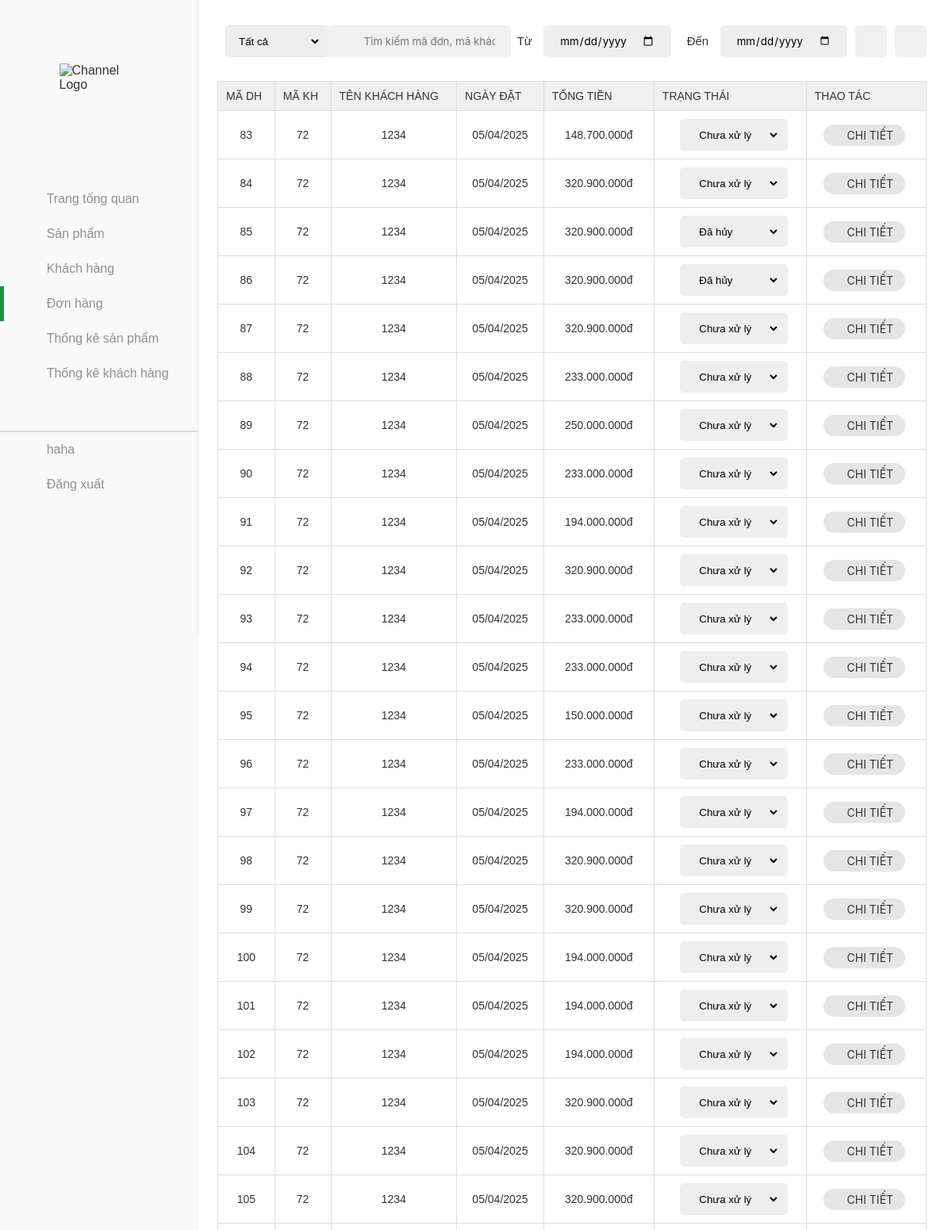
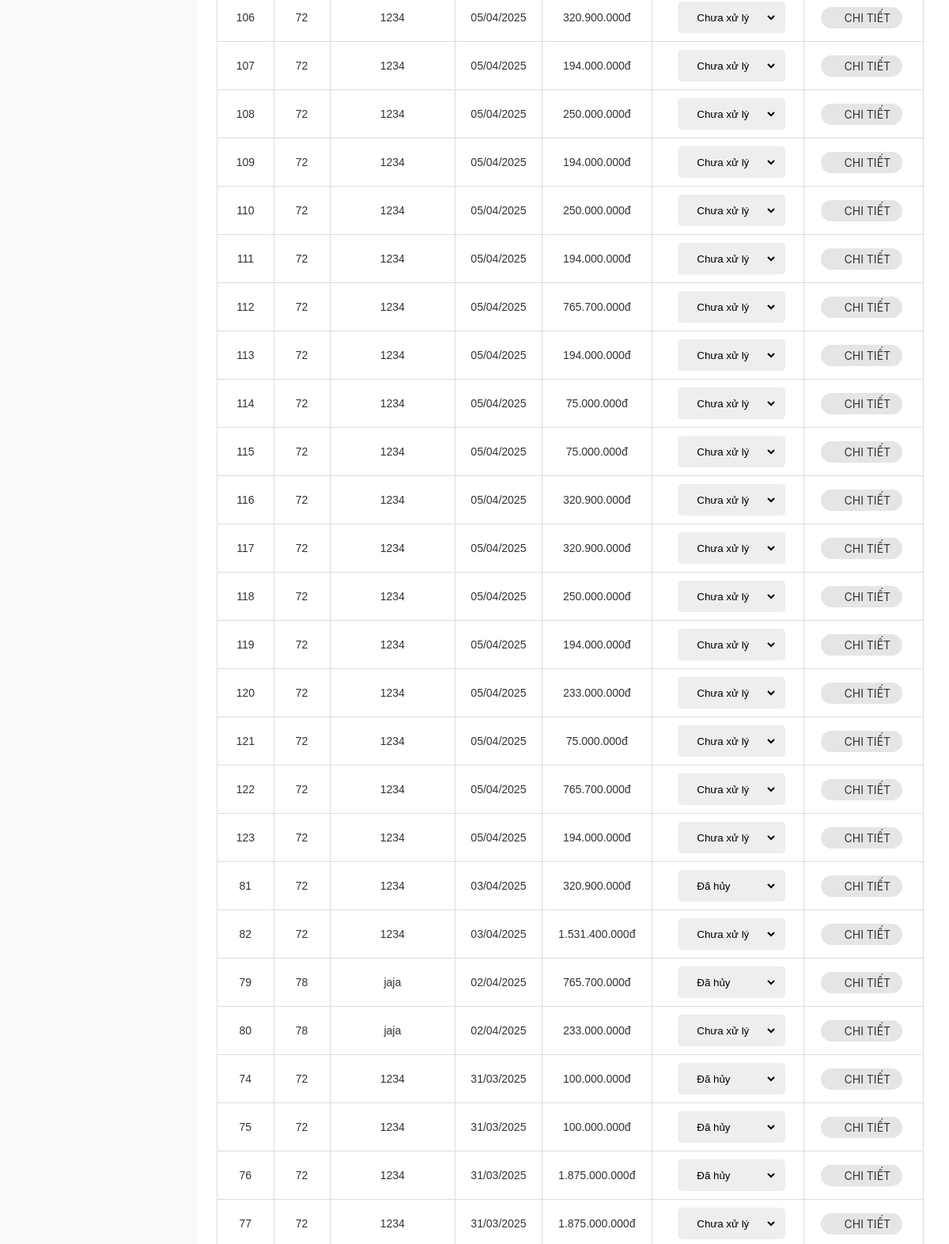
Page /donhang/donhang.php (signed in, upper part) on the earlier database version (2 pictures, top to bottom).
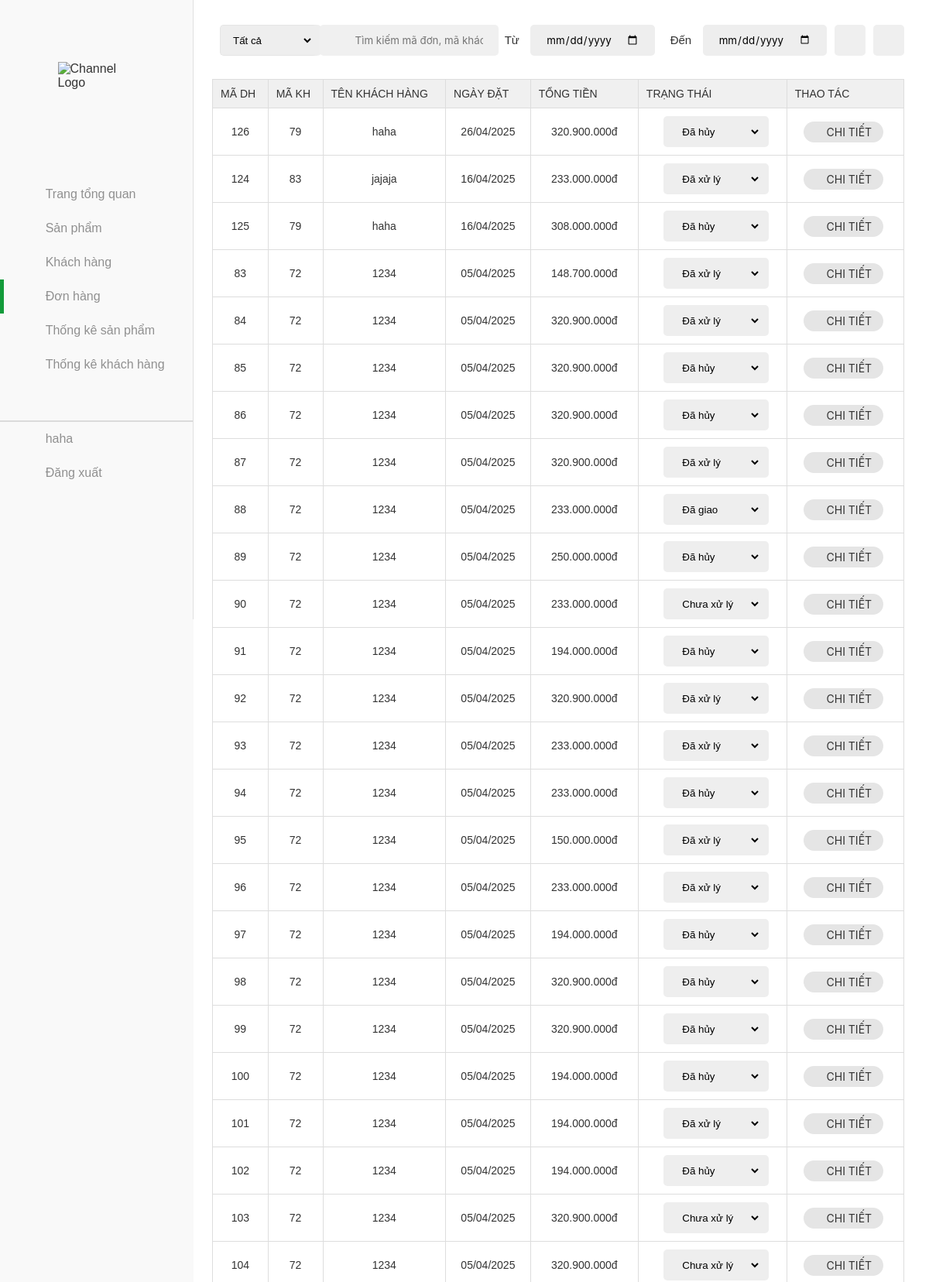
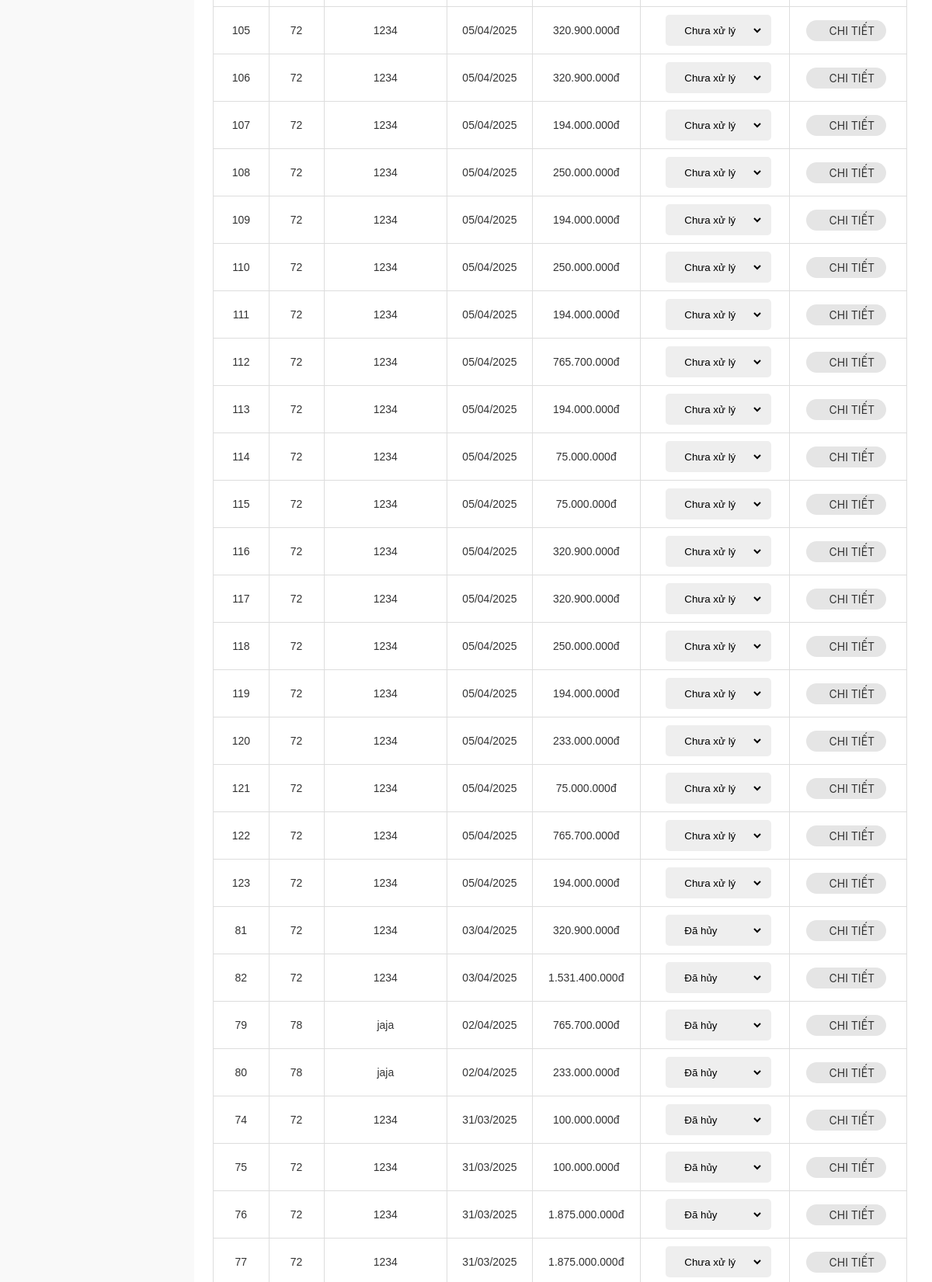
Same page on the later database version (2 pictures, top to bottom).
### tables this page shows
CREATE TABLE `orders` (
  `id` int(11) NOT NULL,
  `customer_id` int(11) NOT NULL,
  `total` varchar(255) DEFAULT NULL,
  `note` text DEFAULT NULL,
  `payment_method` varchar(50) DEFAULT NULL,
  `delivery_type` varchar(50) DEFAULT NULL,
  `created_at` date NOT NULL DEFAULT current_timestamp(),
  `status` enum('chuaxuly','daxuly','dagiao','dahuy') NOT NULL DEFAULT 'chuaxuly',
  `recipient_name` varchar(255) NOT NULL,
  `recipient_phone` varchar(20) NOT NULL,
  `address` varchar(255) NOT NULL
);

CREATE TABLE `customer` (
  `id` int(20) NOT NULL,
  `name` varchar(20) NOT NULL,
  `contact` varchar(11) NOT NULL,
  `joindate` date NOT NULL,
  `status` int(255) NOT NULL,
  `password` varchar(255) NOT NULL,
  `email` varchar(255) NOT NULL,
  `address` varchar(255) NOT NULL,
  `city_code` varchar(10) DEFAULT NULL,
  `city_name` varchar(100) DEFAULT NULL,
  `district_code` varchar(10) DEFAULT NULL,
  `district_name` varchar(100) DEFAULT NULL,
  `ward_code` varchar(10) DEFAULT NULL,
  `ward_name` varchar(100) DEFAULT NULL,
  `street_address` varchar(255) DEFAULT NULL,
  `role` varchar(255) NOT NULL
);

### donhang/donhang.php (the view, shortened to what the changed rows need)
<?php
include('../database.php');
$sql = "SELECT orders.*, customer.name AS customer_name
        FROM orders
        INNER JOIN customer ON orders.customer_id = customer.id
        WHERE 1=1";
$sql .= " ORDER BY orders.created_at DESC";
$stmt = $conn->prepare($sql);
$stmt->execute();
$result = $stmt->get_result();
$orders = [];
if ($result->num_rows > 0) {
    while ($row = $result->fetch_assoc()) {
        $orderId = $row['id'];
        $sql_details = "SELECT order_details.*, products.tensp, products.hinhanh
                        FROM order_details
                        INNER JOIN products ON order_details.product_id = products.id
                        WHERE order_details.order_id = $orderId";
        $details_result = $conn->query($sql_details);
        $details = [];
        while ($detail = $details_result->fetch_assoc()) {
            $details[] = $detail;
        }
        $row['details'] = $details;
        $orders[] = $row;
    }
}
?>
<!DOCTYPE html>
<html lang="en">
<head>
    <link rel="stylesheet" href="../assets/css/admin.css">
    <link href="../assets/font/font-awesome-pro-v6-6.2.0/css/all.min.css" rel="stylesheet" />
</head>
<body>
    <div class="container">
        <main class="content">
            <div class="section">
                <div class="table">
                    <table width="100%">
                        <thead>
                            <tr>
                                <td>Mã DH</td>
                                <td>Mã KH</td>
                                <td>Tên khách hàng</td>
                                <td>Ngày đặt</td>
                                <td>Tổng tiền</td>
                                <td>Trạng thái</td>
                                <td>Thao tác</td>
                            </tr>
                        </thead>
                        <tbody id="showOrder">
                            <?php if (count($orders) > 0): ?>
                                <?php foreach ($orders as $order): ?>
                                    <tr>
                                        <td><?php echo $order['id']; ?></td>
                                        <td><?php echo str_pad($order['customer_id'], 2, '0', STR_PAD_LEFT); ?></td>
                                        <td><?php echo htmlspecialchars($order['customer_name']); ?></td>
                                        <td><?php echo date('d/m/Y', strtotime($order['created_at'])); ?></td>
                                        <td><?php echo number_format($order['total'], 0, ',', '.') . 'đ'; ?></td>
                                        <td>
                                            <form method="POST" action="" class="status-form">
                                                <select name="new_status" onchange="this.form.submit()">
                                                    <option value="chuaxuly" <?php echo $order['status'] == 'chuaxuly' ? 'selected' : ''; ?>>Chưa xử lý</option>
                                                    <option value="daxuly" <?php echo $order['status'] == 'daxuly' ? 'selected' : ''; ?>>Đã xử lý</option>
                                                    <option value="dahuy" <?php echo $order['status'] == 'dahuy' ? 'selected' : ''; ?>>Đã hủy</option>
                                                    <option value="dagiao" <?php echo $order['status'] == 'dagiao' ? 'selected' : ''; ?>>Đã giao</option>
                                                </select>
                                            </form>
                                        </td>
                                        <td class="control">
                                            <form method="GET" action="" style="display: inline;">
                                                <button type="submit" class="btn-detail">
                                                    <i class="fa-regular fa-eye"></i> Chi tiết
                                                </button>
                                            </form>
                                        </td>
                                    </tr>
                                <?php endforeach; ?>
                            <?php else: ?>
                                <tr>
                                    <td colspan="7" class="no-products">Không có đơn hàng nào!</td>
                                </tr>
                            <?php endif; ?>
                        </tbody>
                    </table>
                </div>
            </div>
        </main>
    </div>
</body>
</html>

Differences in the rows shown:
added orders: id "126", customer "79", customer.name "haha", created_at "26/04/2025", total "320.900.000", new_status "Đã hủy"
added orders: id "124", customer "83", customer.name "jajaja", created_at "16/04/2025", total "233.000.000", new_status "Đã xử lý"
added orders: id "125", customer "79", customer.name "haha", created_at "16/04/2025", total "308.000.000", new_status "Đã hủy"
changed orders id 83: new_status "Chưa xử lý" → "Đã xử lý"
changed orders id 84: new_status "Chưa xử lý" → "Đã xử lý"
changed orders id 87: new_status "Chưa xử lý" → "Đã xử lý"
changed orders id 88: new_status "Chưa xử lý" → "Đã giao"
changed orders id 89: new_status "Chưa xử lý" → "Đã hủy"
changed orders id 91: new_status "Chưa xử lý" → "Đã hủy"
changed orders id 92: new_status "Chưa xử lý" → "Đã xử lý"
changed orders id 93: new_status "Chưa xử lý" → "Đã xử lý"
changed orders id 94: new_status "Chưa xử lý" → "Đã hủy"
changed orders id 95: new_status "Chưa xử lý" → "Đã xử lý"
changed orders id 96: new_status "Chưa xử lý" → "Đã xử lý"
changed orders id 97: new_status "Chưa xử lý" → "Đã hủy"
changed orders id 98: new_status "Chưa xử lý" → "Đã hủy"
changed orders id 99: new_status "Chưa xử lý" → "Đã hủy"
changed orders id 100: new_status "Chưa xử lý" → "Đã hủy"
changed orders id 101: new_status "Chưa xử lý" → "Đã xử lý"
changed orders id 102: new_status "Chưa xử lý" → "Đã hủy"
changed orders id 82: new_status "Chưa xử lý" → "Đã hủy"
changed orders id 80: new_status "Chưa xử lý" → "Đã hủy"
